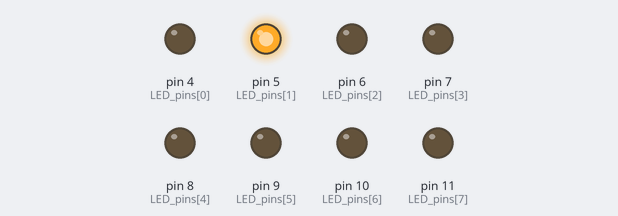
The sketch below on a simulated Arduino Uno, built with avr-gcc and run on an emulated ATmega328P. On the bench: output pins drawn as LEDs (lit = HIGH).

Above: at 0.2 s.
At 1.2 s:
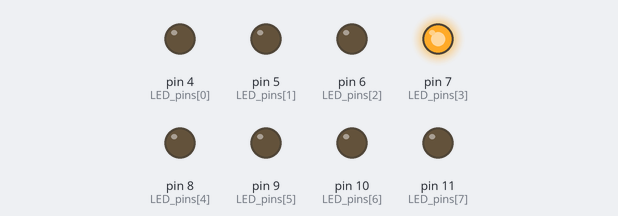
At 1.7 s:
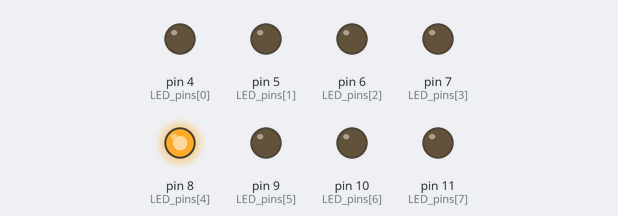
At 2.2 s:
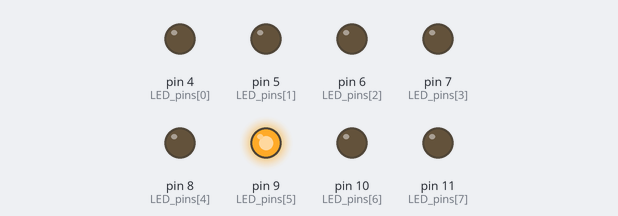
At 3.2 s:
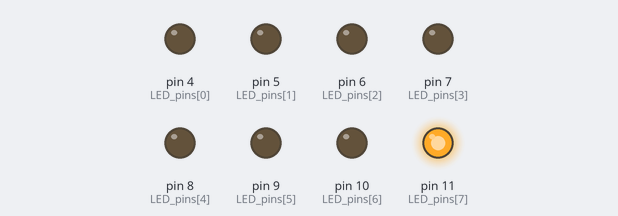
At 4.7 s:
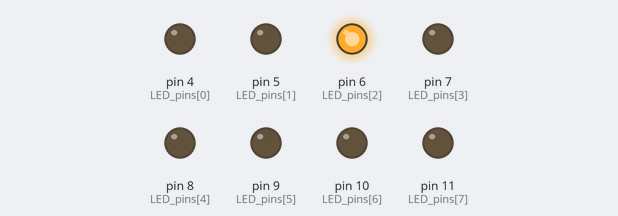
Timing chart, 0 to 5.2 s (numbered marks = the images above):
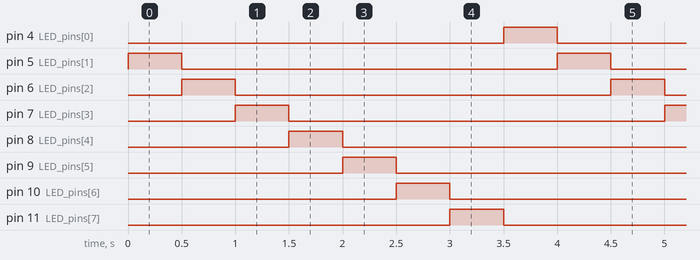

The sketch:

CH_26_01.ino
```cpp
int LED_pins[] = {4, 5, 6, 7, 8, 9, 10, 11};  // LED 연결 핀
int position = 0;

void setup(){
  for(int i = 0; i < 8; i++)    // LED 연결 핀을 출력으로 설정
    pinMode(LED_pins[i], OUTPUT);
}

void loop(){
  position = (position + 1) % 8;    // LED를 켤 위치

  for(int i = 0; i < 8; i++){
    if(position == i) digitalWrite(LED_pins[i], HIGH);
    else digitalWrite(LED_pins[i], LOW);
  }

  delay(500);
}
```

Measured:
- by itself, pin 4 (LED_pins[0]), pin 5 (LED_pins[1]), pin 6 (LED_pins[2]), pin 7 (LED_pins[3]), pin 8 (LED_pins[4]), pin 9 (LED_pins[5]), pin 10 (LED_pins[6]), pin 11 (LED_pins[7]): alternates HIGH for 0.50 s and LOW for 3.5 s
- by itself, everything shown: repeats every 4.0 s, in 8 steps
